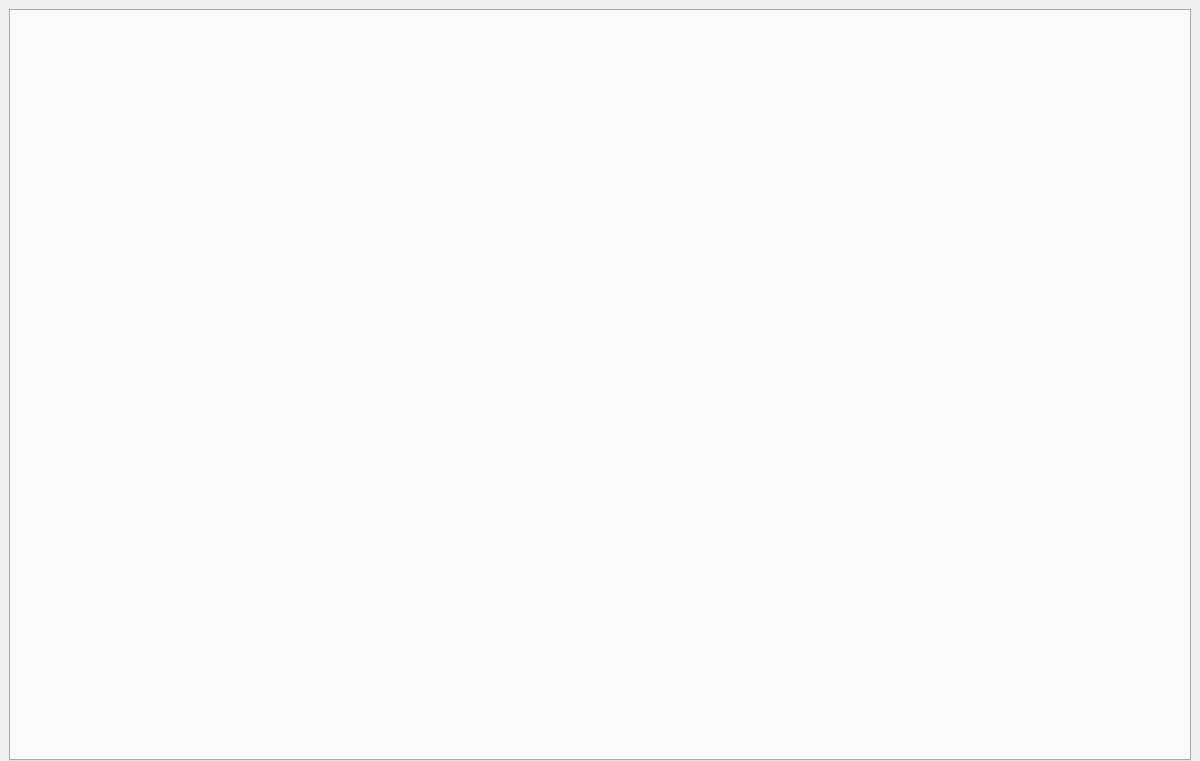
<?xml version="1.0" encoding="UTF-8"?>
<ui version="4.0">
 <class>mainWindow</class>
 <widget class="QMainWindow" name="mainWindow">
  <property name="geometry">
   <rect>
    <x>0</x>
    <y>0</y>
    <width>1200</width>
    <height>761</height>
   </rect>
  </property>
  <property name="minimumSize">
   <size>
    <width>800</width>
    <height>600</height>
   </size>
  </property>
  <property name="font">
   <font>
    <family>Segoe UI</family>
    <pointsize>11</pointsize>
   </font>
  </property>
  <property name="windowTitle">
   <string>COUNTER 5 Report Tool</string>
  </property>
  <property name="windowIcon">
   <iconset>
    <normaloff>:/ui/resources/main_icon.png</normaloff>:/ui/resources/main_icon.png</iconset>
  </property>
  <widget class="QWidget" name="centralwidget">
   <layout class="QGridLayout" name="gridLayout">
    <property name="bottomMargin">
     <number>0</number>
    </property>
    <item row="1" column="0">
     <widget class="QTabWidget" name="tab_widget">
      <property name="enabled">
       <bool>true</bool>
      </property>
      <property name="sizePolicy">
       <sizepolicy hsizetype="Expanding" vsizetype="Expanding">
        <horstretch>0</horstretch>
        <verstretch>0</verstretch>
       </sizepolicy>
      </property>
      <property name="maximumSize">
       <size>
        <width>16777215</width>
        <height>16777215</height>
       </size>
      </property>
      <property name="tabPosition">
       <enum>QTabWidget::North</enum>
      </property>
      <property name="currentIndex">
       <number>-1</number>
      </property>
      <property name="elideMode">
       <enum>Qt::ElideNone</enum>
      </property>
     </widget>
    </item>
   </layout>
  </widget>
 </widget>
 <resources>
  <include location="../Resources.qrc"/>
 </resources>
 <connections/>
</ui>
